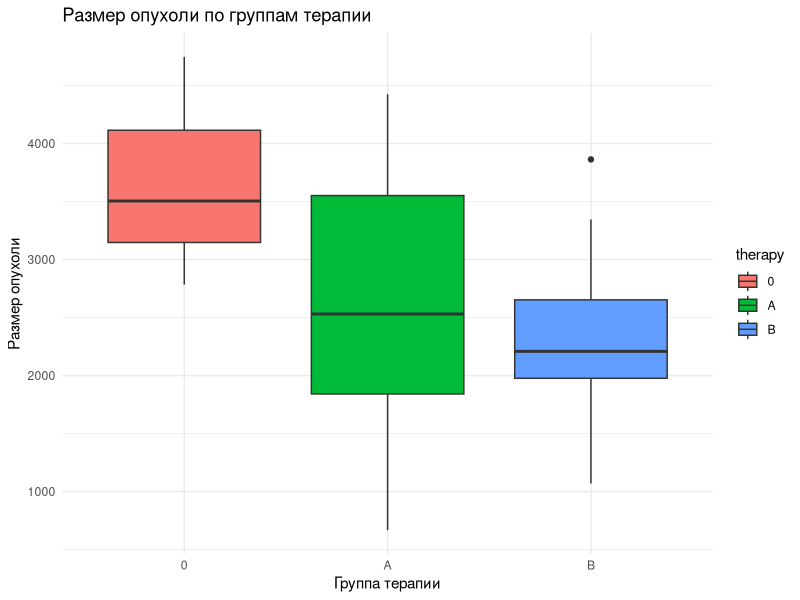

Generate this figure with R:
## ---- chunk 1
# Установим seed для воспроизводимости результатов
set.seed(42)

# Задаем размер выборки
sample_size <- 30

# Генерируем данные до и после введения препарата
# Предполагаем, что данные распределены нормально
mean_before <- 140
std_before <- 20
mean_after <- 130
std_after <- 18

blood_pressure_before <- rnorm(sample_size, mean_before, std_before)
blood_pressure_after <- rnorm(sample_size, mean_after, std_after)

# Проведем t-тест для зависимых выборок
t_test_result <- t.test(blood_pressure_before, blood_pressure_after, paired = TRUE)

# Выводим значение t-статистики и p-value
t_test_result
## ---- chunk 2
# Установим seed для воспроизводимости результатов
set.seed(42)

# Определяем функцию для проведения z-теста для двух пропорций
run_prop_test <- function(sample_size, prob_smoking, prob_nonsmoking) {
  # Размеры подгрупп
  group_size <- sample_size / 2

  # Количество случаев рака среди курящих и некурящих
  cases_smoking <- round(prob_smoking * group_size)
  cases_nonsmoking <- round(prob_nonsmoking * group_size)

  # Использование prop.test для сравнения двух пропорций
  test_result <- prop.test(c(cases_smoking, cases_nonsmoking),
                           c(group_size, group_size),
                           correct = FALSE) # Используем параметр correct = FALSE для z-теста

  return(test_result)
}

# Параметры для теста
prob_smoking <- 0.8
prob_nonsmoking <- 0.2
sample_sizes <- c(100, 30)

# Проведение тестов для разных размеров выборки
for (sample_size in sample_sizes) {
  test_result <- run_prop_test(sample_size, prob_smoking, prob_nonsmoking)
  print(paste("Sample size:", sample_size))
  print(test_result)
}
## ---- chunk 3
# Установка seed для воспроизводимости
set.seed(42)

# Генерация имитационных данных
group_new_treatment <- runif(30, min = 0, max = 5) # Новое лечение, более низкие уровни боли
group_diet_therapy <- runif(30, min = 3, max = 10) # Диетотерапия, более высокие уровни боли

# Проведение теста Манна-Уитни
test_result <- wilcox.test(group_new_treatment, group_diet_therapy, alternative = "two.sided")

# Вывод результатов
test_result

## ---- chunk 4
library(tibble)
library(ggplot2)
library(dplyr)

# Генерация датасета
tumor <- tibble(
  therapy = c(rep("0", 10), rep("A", 10), rep("B", 10)),
  value = c(rep(3213, 10), rep(2687, 10), rep(2423, 10))
) %>%
  mutate(therapy = factor(therapy, levels = c("0", "A", "B")))

# Добавление случайного шума к значениям размера опухоли
set.seed(42) # для воспроизводимости
tumor$value <- tumor$value + rnorm(30, 0, 760)

# Визуализация с помощью "ящиков с усами"
ggplot(tumor, aes(x = therapy, y = value, fill = therapy)) +
  geom_boxplot() +
  labs(title = "Размер опухоли по группам терапии", x = "Группа терапии", y = "Размер опухоли") +
  theme_minimal()
## ---- chunk 5
# Дисперсионный анализ
anova_result <- aov(value ~ therapy, data = tumor)
summary(anova_result)
## ---- chunk 6
# Попарные сравнения с использованием критерия Тьюки
tukey_result <- TukeyHSD(anova_result)
tukey_result
